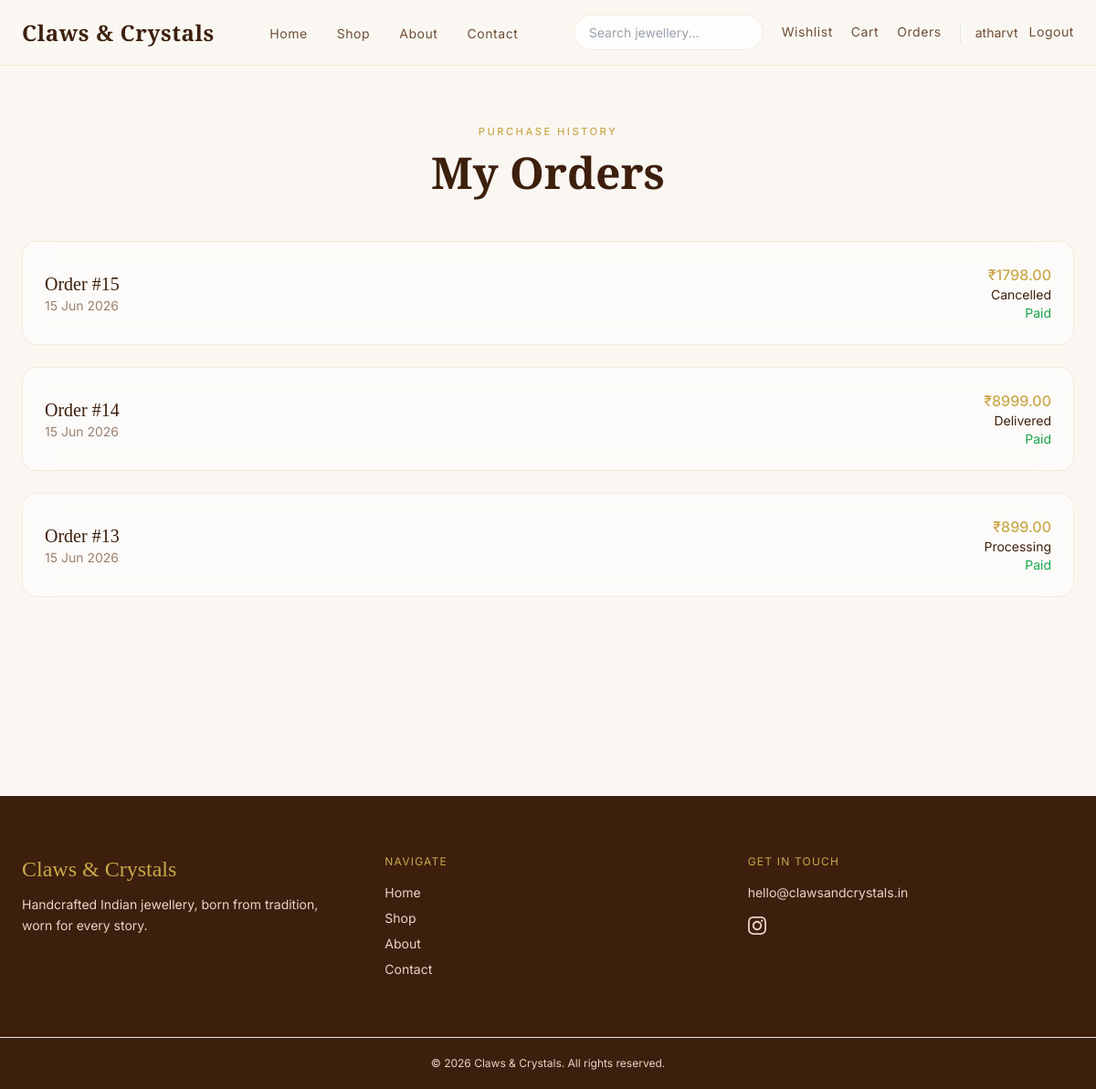
Page /orders/my-orders/ (signed in) on the earlier database version.
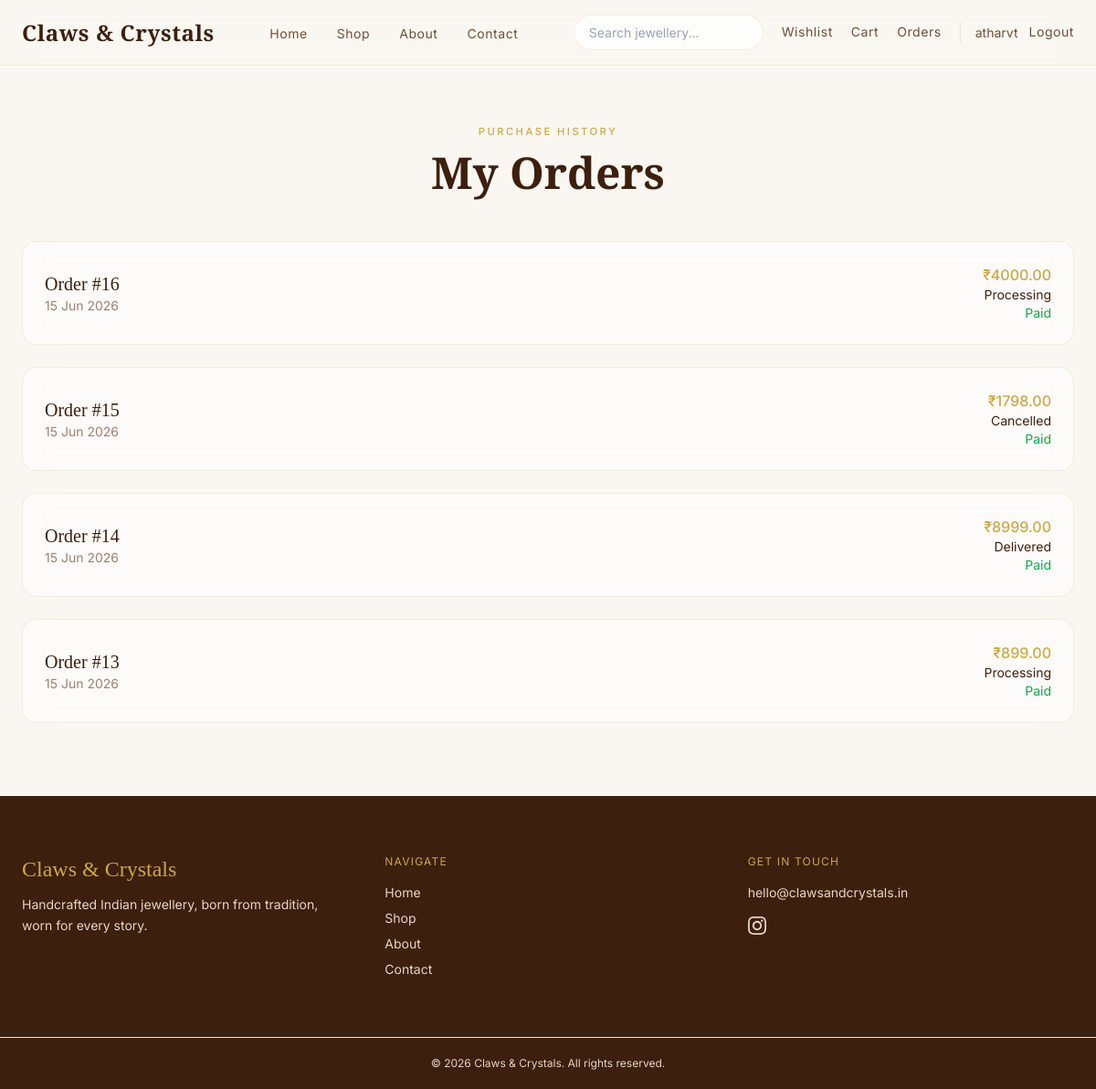
Same page on the later database version.
### orders/models.py (models this page shows, shortened)
class Order(models.Model):
    STATUS_CHOICES = (
        ("pending", "Pending"),
        ("processing", "Processing"),
        ("shipped", "Shipped"),
        ("delivered", "Delivered"),
        ("cancelled", "Cancelled"),
    )
    PAYMENT_STATUS_CHOICES = (
        ("unpaid", "Unpaid"),
        ("paid", "Paid"),
        ("failed", "Failed"),
    )
    user = models.ForeignKey(
        settings.AUTH_USER_MODEL,
        on_delete=models.CASCADE,
        related_name="orders"
    )
    full_name = models.CharField(max_length=255)
    email = models.EmailField()
    phone = models.CharField(max_length=20)
    address = models.TextField()
    city = models.CharField(max_length=100)
    state = models.CharField(max_length=100)
    pincode = models.CharField(max_length=20)
    subtotal_amount = models.DecimalField(max_digits=10, decimal_places=2, default=0)
    discount_amount = models.DecimalField(max_digits=10, decimal_places=2, default=0)
    shipping_amount = models.DecimalField(max_digits=10, decimal_places=2, default=0)
    total_amount = models.DecimalField(
        max_digits=10,
        decimal_places=2
    )
    coupon_code = models.CharField(max_length=50, blank=True)
    applied_coupon = models.ForeignKey(
        "promotions.Coupon",
        on_delete=models.SET_NULL,
        null=True,
        blank=True,
        related_name="orders",
    )
    status = models.CharField(
        max_length=20,
        choices=STATUS_CHOICES,
        default="pending"
    )
    payment_status = models.CharField(
        max_length=20,
        choices=PAYMENT_STATUS_CHOICES,
        default="unpaid"
    )
    razorpay_order_id = models.CharField(
        max_length=255,
        unique=True,
        blank=True,
        null=True
    )
    razorpay_payment_id = models.CharField(
        max_length=255,
        blank=True
    )
    razorpay_signature = models.CharField(
        max_length=255,
        blank=True
    )
    paid_at = models.DateTimeField(
        blank=True,
        null=True
    )
    created_at = models.DateTimeField(
        auto_now_add=True
    )

### orders/views.py (the view)
@login_required
def my_orders_view(request):
    orders = Order.objects.filter(
        user=request.user,
    ).order_by("-created_at")
    orders_data = [
        {
            "order": order,
            "reviewable_items": get_reviewable_items_for_order(request.user, order),
        }
        for order in orders
    ]
    return render(
        request,
        "orders/my_orders.html",
        {
            "orders_data": orders_data,
        },
    )

### cart/context_processors.py (called while the page is built)
def navbar_counts(request):
    wishlist_count = 0
    if request.user.is_authenticated:
        wishlist_count = Wishlist.objects.filter(user=request.user).count()
    return {
        "cart_count": get_cart_count(request),
        "wishlist_count": wishlist_count,
    }

### cart/utils.py (called while the page is built)
def get_cart_count(request):
    if request.user.is_authenticated:
        return sum(
            item.quantity
            for item in CartItem.objects.filter(user=request.user).only("quantity")
        )
    return get_session_cart_count(request.session)

### products/compare.py (called while the page is built)
def get_compare_ids(request):
    ids = request.session.get(SESSION_KEY, [])
    return [pid for pid in ids if isinstance(pid, int)][:MAX_COMPARE_ITEMS]

### products/context_processors.py (called while the page is built)
def compare_context(request):
    compare_ids = get_compare_ids(request)
    return {
        "compare_count": len(compare_ids),
        "compare_ids": compare_ids,
    }

### templates/orders/my_orders.html (shortened to what this page needs)
{% extends "base.html" %}
{% block content %}
<section class="py-16 px-6 min-h-screen">
    <div class="max-w-6xl mx-auto">
        <div class="section-header mb-12">
            <span class="section-eyebrow">Purchase History</span>
            <h1 class="section-title">My Orders</h1>
        </div>
        {% if orders_data %}
        <div class="space-y-6">
            {% for entry in orders_data %}
            {% with order=entry.order reviewable_items=entry.reviewable_items %}
            <div class="glass-card p-6">
                <div class="flex flex-col sm:flex-row justify-between items-start sm:items-center gap-4">
                    <div>
                        <a href="{% url 'order_detail' order.id %}"
                            class="font-serif text-xl text-brown hover:text-gold">
                            Order #{{ order.id }}
                        </a>
                        <p class="text-sm text-muted">{{ order.created_at|date:"d M Y" }}</p>
                    </div>
                    <div class="text-left sm:text-right">
                        <p class="text-gold font-medium">₹{{ order.total_amount }}</p>
                        <p class="text-sm text-brown">{{ order.get_status_display }}</p>
                        <p class="text-sm {% if order.payment_status == 'paid' %}text-green-600{% elif order.payment_status == 'failed' %}text-red-500{% else %}text-muted{% endif %}">
                            {{ order.get_payment_status_display }}
                        </p>
                    </div>
                </div>
            </div>
            {% endwith %}
            {% endfor %}
        </div>
        {% else %}
        <div class="text-center py-20">
            <h3 class="font-serif text-2xl text-brown">No orders yet</h3>
            <p class="text-muted mt-2">Your future purchases will appear here.</p>
        </div>
        {% endif %}
    </div>
</section>
{% endblock %}

Differences in the rows shown:
added Order: order.id "16", order.created_at "15 Jun 2026", order.total_amount "4000.00", order.status "Processing", order.payment_status "Paid"
